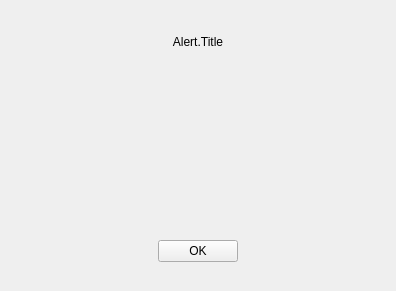
<?xml version="1.0" encoding="UTF-8"?>
<ui version="4.0">
 <class>PLSScheLiveNotice</class>
 <widget class="QWidget" name="PLSScheLiveNotice">
  <property name="geometry">
   <rect>
    <x>0</x>
    <y>0</y>
    <width>396</width>
    <height>291</height>
   </rect>
  </property>
  <property name="windowTitle">
   <string>Alert.Title</string>
  </property>
  <layout class="QVBoxLayout" name="verticalLayout" stretch="0,1,0">
   <property name="spacing">
    <number>20</number>
   </property>
   <property name="leftMargin">
    <number>19</number>
   </property>
   <property name="topMargin">
    <number>35</number>
   </property>
   <property name="rightMargin">
    <number>19</number>
   </property>
   <property name="bottomMargin">
    <number>29</number>
   </property>
   <item>
    <layout class="QVBoxLayout" name="verticalLayout_3">
     <property name="topMargin">
      <number>0</number>
     </property>
     <property name="bottomMargin">
      <number>12</number>
     </property>
     <item>
      <widget class="QLabel" name="messageLabel">
       <property name="text">
        <string>Alert.Title</string>
       </property>
       <property name="textFormat">
        <enum>Qt::PlainText</enum>
       </property>
       <property name="alignment">
        <set>Qt::AlignCenter</set>
       </property>
       <property name="textInteractionFlags">
        <set>Qt::NoTextInteraction</set>
       </property>
      </widget>
     </item>
    </layout>
   </item>
   <item>
    <widget class="QFrame" name="infoFrame">
     <layout class="QVBoxLayout" name="verticalLayout_2">
      <property name="spacing">
       <number>3</number>
      </property>
      <property name="leftMargin">
       <number>10</number>
      </property>
      <property name="topMargin">
       <number>16</number>
      </property>
      <property name="rightMargin">
       <number>10</number>
      </property>
      <property name="bottomMargin">
       <number>0</number>
      </property>
      <item>
       <widget class="QLabel" name="scheLiveTitleLabel">
        <property name="text">
         <string/>
        </property>
        <property name="textFormat">
         <enum>Qt::PlainText</enum>
        </property>
        <property name="alignment">
         <set>Qt::AlignCenter</set>
        </property>
        <property name="textInteractionFlags">
         <set>Qt::NoTextInteraction</set>
        </property>
       </widget>
      </item>
      <item>
       <widget class="QLabel" name="scheLiveStartTimeLabel">
        <property name="text">
         <string/>
        </property>
        <property name="textFormat">
         <enum>Qt::PlainText</enum>
        </property>
        <property name="alignment">
         <set>Qt::AlignCenter</set>
        </property>
        <property name="textInteractionFlags">
         <set>Qt::NoTextInteraction</set>
        </property>
       </widget>
      </item>
      <item>
       <spacer name="verticalSpacer">
        <property name="orientation">
         <enum>Qt::Vertical</enum>
        </property>
        <property name="sizeHint" stdset="0">
         <size>
          <width>20</width>
          <height>0</height>
         </size>
        </property>
       </spacer>
      </item>
     </layout>
    </widget>
   </item>
   <item>
    <layout class="QHBoxLayout" name="horizontalLayout">
     <property name="spacing">
      <number>10</number>
     </property>
     <property name="topMargin">
      <number>10</number>
     </property>
     <item>
      <spacer name="horizontalSpacer">
       <property name="orientation">
        <enum>Qt::Horizontal</enum>
       </property>
       <property name="sizeHint" stdset="0">
        <size>
         <width>40</width>
         <height>20</height>
        </size>
       </property>
      </spacer>
     </item>
     <item>
      <widget class="QPushButton" name="okButton">
       <property name="text">
        <string>OK</string>
       </property>
      </widget>
     </item>
     <item>
      <spacer name="horizontalSpacer_2">
       <property name="orientation">
        <enum>Qt::Horizontal</enum>
       </property>
       <property name="sizeHint" stdset="0">
        <size>
         <width>40</width>
         <height>20</height>
        </size>
       </property>
      </spacer>
     </item>
    </layout>
   </item>
  </layout>
 </widget>
 <resources/>
 <connections/>
</ui>
